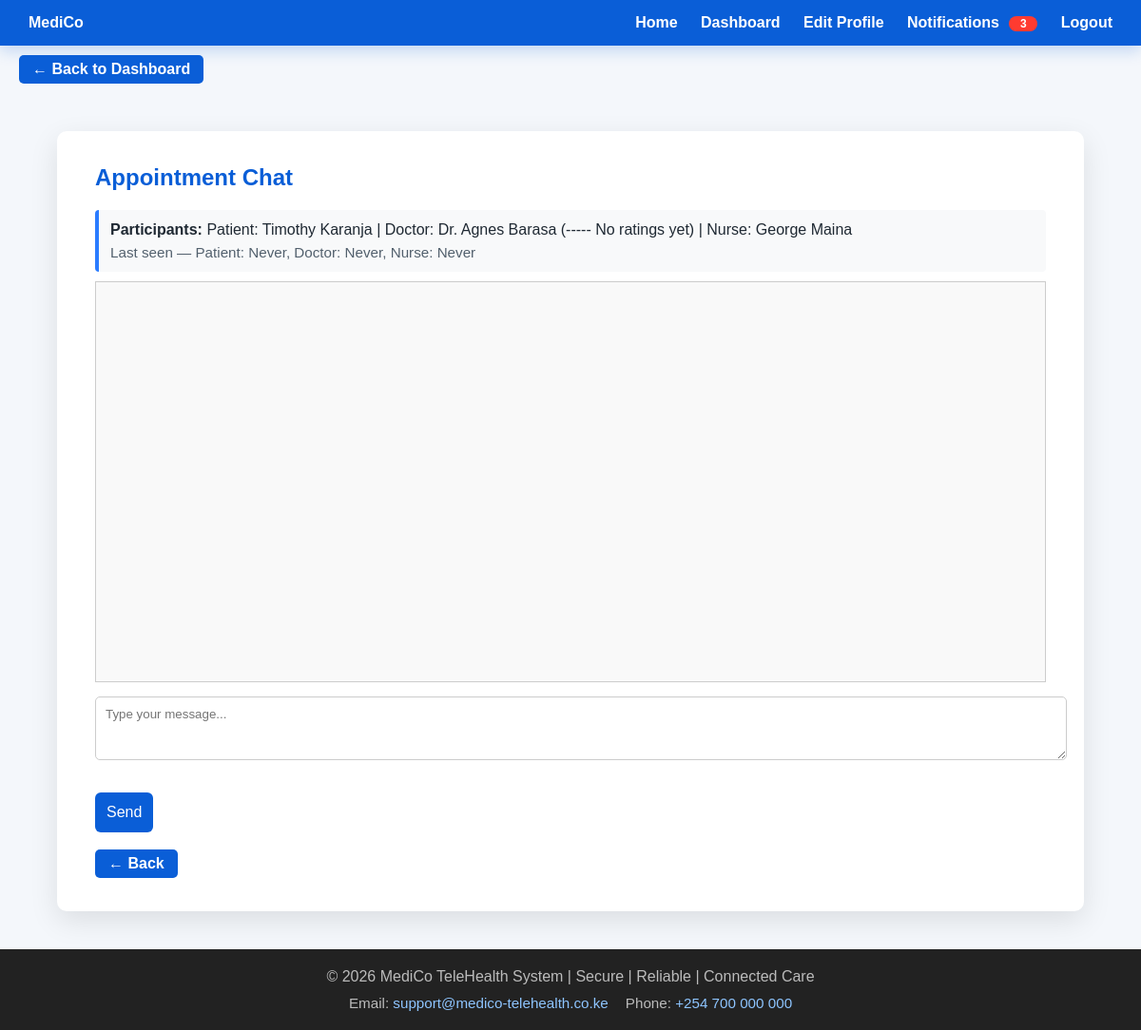
Page /appointments/appointment_chat.php?aid=1 (signed in) on the committed database.
### tables this page shows
CREATE TABLE `appointments` (
  `AppID` int NOT NULL AUTO_INCREMENT,
  `PatientID` varchar(15) NOT NULL,
  `DoctorID` varchar(15) DEFAULT NULL,
  `NurseID` varchar(15) DEFAULT NULL,
  `AppointmentDate` datetime NOT NULL,
  `DurationMinutes` int NOT NULL DEFAULT '20',
  `ReasonCategory` varchar(150) NOT NULL,
  `ReasonText` text NOT NULL,
  `DoctorRejectedAt` datetime DEFAULT NULL,
  `DoctorRejectionReason` varchar(255) DEFAULT NULL,
  `Status` enum('Pending','AwaitingPatientApproval','Confirmed','Cancelled','Completed') DEFAULT 'Pending',
  `Notes` text,
  `CreatedAt` datetime DEFAULT CURRENT_TIMESTAMP,
  `UpdatedAt` datetime NOT NULL DEFAULT CURRENT_TIMESTAMP ON UPDATE CURRENT_TIMESTAMP,
  PRIMARY KEY (`AppID`),
  KEY `idx_appt_patient_time` (`PatientID`,`AppointmentDate`),
  KEY `idx_appt_doctor_time` (`DoctorID`,`AppointmentDate`),
  KEY `idx_appt_nurse_time` (`NurseID`,`AppointmentDate`),
  KEY `idx_appt_status` (`Status`),
  CONSTRAINT `appointments_ibfk_1` FOREIGN KEY (`PatientID`) REFERENCES `patients` (`PatientID`) ON DELETE CASCADE ON UPDATE CASCADE,
  CONSTRAINT `appointments_ibfk_2` FOREIGN KEY (`DoctorID`) REFERENCES `doctors` (`DoctorID`) ON DELETE SET NULL ON UPDATE CASCADE,
  CONSTRAINT `appointments_ibfk_3` FOREIGN KEY (`NurseID`) REFERENCES `nurses` (`NurseID`) ON DELETE SET NULL ON UPDATE CASCADE
);

CREATE TABLE `patients` (
  `PatientID` varchar(15) NOT NULL,
  `FName` varchar(300) NOT NULL,
  `DOB` date NOT NULL,
  `Gender` varchar(15) NOT NULL,
  `NatID_PP` varchar(20) NOT NULL,
  `PhoneNum` varchar(15) NOT NULL,
  `Email` varchar(500) DEFAULT NULL,
  `NOKName` varchar(300) DEFAULT NULL,
  `NOKPhoneNum` varchar(15) DEFAULT NULL,
  `NOKEmail` varchar(500) DEFAULT NULL,
  `SHAnum` varchar(50) DEFAULT NULL,
  `InsuranceProvider` varchar(100) DEFAULT NULL,
  `PolicyNum` varchar(50) DEFAULT NULL,
  `CreatedAt` datetime NOT NULL DEFAULT CURRENT_TIMESTAMP,
  `UpdatedAt` datetime NOT NULL DEFAULT CURRENT_TIMESTAMP ON UPDATE CURRENT_TIMESTAMP,
  PRIMARY KEY (`PatientID`),
  UNIQUE KEY `PolicyNum` (`PolicyNum`),
  CONSTRAINT `patients_ibfk_1` FOREIGN KEY (`PatientID`) REFERENCES `users` (`UserID`) ON DELETE CASCADE ON UPDATE CASCADE
);

CREATE TABLE `doctors` (
  `DoctorID` varchar(15) NOT NULL,
  `HospitalID` varchar(15) NOT NULL,
  `FName` varchar(300) NOT NULL,
  `DOB` date NOT NULL,
  `Gender` varchar(15) NOT NULL,
  `NatID_PP` varchar(20) NOT NULL,
  `PhoneNum` varchar(15) NOT NULL,
  `Email` varchar(500) NOT NULL,
  `LicenseNum` varchar(20) NOT NULL,
  `Specialization` varchar(150) DEFAULT NULL,
  `ExperienceYears` int DEFAULT NULL,
  `CreatedAt` datetime NOT NULL DEFAULT CURRENT_TIMESTAMP,
  `UpdatedAt` datetime NOT NULL DEFAULT CURRENT_TIMESTAMP ON UPDATE CURRENT_TIMESTAMP,
  PRIMARY KEY (`DoctorID`),
  UNIQUE KEY `NatID_PP` (`NatID_PP`),
  UNIQUE KEY `PhoneNum` (`PhoneNum`),
  UNIQUE KEY `Email` (`Email`),
  UNIQUE KEY `LicenseNum` (`LicenseNum`),
  KEY `idx_doctors_hospital` (`HospitalID`),
  KEY `Specialization` (`Specialization`),
  CONSTRAINT `doctors_ibfk_1` FOREIGN KEY (`DoctorID`) REFERENCES `users` (`UserID`) ON DELETE CASCADE ON UPDATE CASCADE,
  CONSTRAINT `doctors_ibfk_2` FOREIGN KEY (`HospitalID`) REFERENCES `hospitals` (`HospitalID`) ON DELETE RESTRICT ON UPDATE CASCADE,
  CONSTRAINT `doctors_ibfk_3` FOREIGN KEY (`Specialization`) REFERENCES `doctor_specializations` (`DoctorSpecName`) ON DELETE RESTRICT ON UPDATE CASCADE
);

CREATE TABLE `nurses` (
  `NurseID` varchar(15) NOT NULL,
  `HospitalID` varchar(15) NOT NULL,
  `FName` varchar(300) NOT NULL,
  `DOB` date NOT NULL,
  `Gender` varchar(15) NOT NULL,
  `NatID_PP` varchar(20) NOT NULL,
  `PhoneNum` varchar(15) NOT NULL,
  `Email` varchar(500) NOT NULL,
  `LicenseNum` varchar(20) NOT NULL,
  `Specialization` varchar(100) DEFAULT NULL,
  `CreatedAt` datetime NOT NULL DEFAULT CURRENT_TIMESTAMP,
  `UpdatedAt` datetime NOT NULL DEFAULT CURRENT_TIMESTAMP ON UPDATE CURRENT_TIMESTAMP,
  PRIMARY KEY (`NurseID`),
  UNIQUE KEY `NatID_PP` (`NatID_PP`),
  UNIQUE KEY `PhoneNum` (`PhoneNum`),
  UNIQUE KEY `Email` (`Email`),
  UNIQUE KEY `LicenseNum` (`LicenseNum`),
  KEY `idx_nurses_hospital` (`HospitalID`),
  CONSTRAINT `nurses_ibfk_1` FOREIGN KEY (`NurseID`) REFERENCES `users` (`UserID`) ON DELETE CASCADE ON UPDATE CASCADE,
  CONSTRAINT `nurses_ibfk_2` FOREIGN KEY (`HospitalID`) REFERENCES `hospitals` (`HospitalID`) ON DELETE RESTRICT ON UPDATE CASCADE
);

### functions.php (called while the page is built, shortened)
<?php
function getChatReads($pdo, $chatType, $chatID, $userIDs) {
    $placeholders = implode(',', array_fill(0, count($userIDs), '?'));
    $sql = "SELECT UserID, LastReadAt
            FROM chat_reads
            WHERE ChatType = ?
              AND ChatID = ?
              AND UserID IN ($placeholders)";
    $stmt = $pdo->prepare($sql);
    $stmt->execute(array_merge([$chatType, $chatID], $userIDs));
    $rows = $stmt->fetchAll(PDO::FETCH_ASSOC);
    $map = [];
    return $map;
}
function getAppointmentChatContext($pdo, $appointmentID, $userID, $role) {
    $appointmentID = trim((string)$appointmentID);
    $stmt = $pdo->prepare(
        "SELECT a.AppID, a.PatientID, a.DoctorID, a.NurseID,
                p.FName AS PatientName,
                d.FName AS DoctorName,
                n.FName AS NurseName,
                up.Uname AS PatientUname,
                ud.Uname AS DoctorUname,
                un.Uname AS NurseUname
         FROM appointments a
         LEFT JOIN patients p ON a.PatientID = p.PatientID
         LEFT JOIN doctors d ON a.DoctorID = d.DoctorID
         LEFT JOIN nurses n ON a.NurseID = n.NurseID
         LEFT JOIN users up ON a.PatientID = up.UserID
         LEFT JOIN users ud ON a.DoctorID = ud.UserID
         LEFT JOIN users un ON a.NurseID = un.UserID
         WHERE a.AppID = :aid"
    );
    $stmt->execute([':aid' => $appointmentID]);
    $appt = $stmt->fetch(PDO::FETCH_ASSOC);
    $labInfo = null;
    if ($role === 'Patient' && $appt['PatientID'] === $userID) {
        $allowed = true;
    } elseif ($role === 'Doctor' && $appt['DoctorID'] === $userID) {
        $allowed = true;
    } elseif ($role === 'Nurse' && $appt['NurseID'] === $userID) {
        $allowed = true;
    }
    return [
        'allowed' => true,
        'appointment' => $appt,
        'participants' => [
            'Patient' => $appt['PatientName'] ?: ($appt['PatientUname'] ?: '-'),
            'Doctor' => $appt['DoctorName'] ?: ($appt['DoctorUname'] ?: '-'),
            'Nurse' => $appt['NurseName'] ?: ($appt['NurseUname'] ?: '-')
        ],
        'lab' => $labInfo
    ];
}
function getEntityRatingsMap($pdo, $ratingType) {
    $ratingType = trim((string)$ratingType);
    $stmt = $pdo->prepare(
        "SELECT EntityID, AVG(RatingValue) AS AvgRating, COUNT(*) AS RatingCount
         FROM ratings
         WHERE EntityType = :type
         GROUP BY EntityID"
    );
    $stmt->execute([':type' => $ratingType]);
    $rows = $stmt->fetchAll(PDO::FETCH_ASSOC);
    $map = [];
    foreach ($rows as $row) {
        $entityID = (string)$row['EntityID'];
        $map[$entityID] = [
            'avg' => isset($row['AvgRating']) ? (float)$row['AvgRating'] : 0.0,
            'count' => isset($row['RatingCount']) ? (int)$row['RatingCount'] : 0
        ];
    }
    return $map;
}
function formatEntityRatingLabel($ratingInfo) {
    if (!is_array($ratingInfo)) {
        return "----- No ratings yet";
    }
    $count = (int)($ratingInfo['count'] ?? 0);
    $avg = (float)($ratingInfo['avg'] ?? 0);
    $rounded = (int)round($avg);
    $stars = str_repeat('*', $rounded) . str_repeat('-', 5 - $rounded);
    return $stars . " " . number_format($avg, 1) . "/5 (" . $count . ")";
}
?>

### appointments/appointment_chat.php (the view, shortened to what this page needs)
<?php
require "../db.php";
require "../functions.php";
$appointmentID = $_GET['aid'] ?? '';
$ctx = getAppointmentChatContext($pdo, $appointmentID, $_SESSION['user_id'], $_SESSION['role']);
$participants = $ctx['participants'];
$appt = $ctx['appointment'];
$doctorRatings = getEntityRatingsMap($pdo, 'Doctor');
$labRatings = getEntityRatingsMap($pdo, 'Lab');
$role = $_SESSION['role'];
$backUrl = '../doctor/doctor_appointments.php';
if ($role === 'Patient') {
    $backUrl = '../patient/patient_my_appointments.php';
} elseif ($role === 'Nurse') {
    $backUrl = '../nurse/nurse_appointments.php';
}
$participantIds = array_values(array_filter([
    $appt['PatientID'],
    $appt['DoctorID'],
    $appt['NurseID']
]));
$readsMap = getChatReads($pdo, 'appointment', (int)$appointmentID, $participantIds);
function formatLastSeen($ts) {
    if (!$ts) return 'Never';
    return date('d-m-Y H:i', strtotime($ts));
}
?>
<?php
include "../header.php"; ?>
<main class="main-content">
<div class="profile-container">
    <h2>Appointment Chat</h2>
    <div class="note-box">
        <strong>Participants:</strong>
        Patient: <?= htmlspecialchars($participants['Patient']) ?> |
        Doctor: <?= htmlspecialchars($participants['Doctor']) ?>
        <?php if (!empty($appt['DoctorID'])): ?>
            (<?= htmlspecialchars(formatEntityRatingLabel($doctorRatings[$appt['DoctorID']] ?? null)) ?>)
        <?php endif; ?> |
        Nurse: <?= htmlspecialchars($participants['Nurse']) ?>
        <div class="hint chat-last-seen">
            Last seen &mdash;
            Patient: <?= htmlspecialchars(formatLastSeen($readsMap[$appt['PatientID']] ?? null)) ?>,
            Doctor: <?= htmlspecialchars(formatLastSeen($readsMap[$appt['DoctorID']] ?? null)) ?>,
            Nurse: <?= htmlspecialchars(formatLastSeen($readsMap[$appt['NurseID']] ?? null)) ?>
        </div>
    </div>
    <div id="chatBox" class="chat-messages"></div>
    <form id="chatForm" class="chat-compose-form">
        <textarea name="message" rows="3" class="message-input" data-capitalize="sentences" placeholder="Type your message..."></textarea>
        <input type="submit" value="Send" class="send-message-button">
    </form>
    <br>
    <a href="<?= htmlspecialchars($backUrl) ?>" class="btn btn-view" onclick="if (window.history.length > 1) { window.history.back(); return false; }">&larr; Back</a>
</div>
</main>
<?php
include "../footer.php"; ?>

### css/style.css (style rules this page uses)
html, body { height: 100%; }
body { margin: 0; display: flex; flex-direction: column; font-family: Arial, Helvetica, sans-serif; background: #f4f7fb; color: #1f2933; }
.main-content { flex: 1; padding: 40px 12px; }
a.btn, a.home-btn, .home-btn { text-decoration: none; }
.profile-container { max-width: 1000px; margin: 0 auto; background: #fff; padding: 35px 40px; border-radius: 10px; box-shadow: 0 10px 30px rgba(0,0,0,0.1); }
.profile-container h2, .dashboard-container h2 { margin-top: 0; color: #0a5ed7; }
.profile-container input[type="submit"] { margin-top: 30px; background: #0a5ed7; color: #fff; border: none; padding: 12px; font-size: 16px; border-radius: 6px; cursor: pointer; }
.hint { color: #52606d; font-size: 0.95em; }
.btn { display: inline-flex; align-items: center; justify-content: center; padding: 6px 14px; border-radius: 5px; border: none; cursor: pointer; font-weight: bold; text-align: center; transition: transform 0.15s ease, box-shadow 0.15s ease; }
.btn-view { background:#0a5ed7; color:white; }
textarea { border: 1px solid #ccc; border-radius: 5px; padding: 8px; font-family: Arial, sans-serif; }
.note-box { background: #f8f9fa; border-left: 4px solid #2b7cff; padding: 12px; margin-bottom: 10px; border-radius: 4px; }
textarea { width: 100%; padding: 10px; }
.chat-last-seen { margin-top: 6px; }
.chat-messages { height: 400px; overflow-y: auto; border: 1px solid #ccc; padding: 10px; background: #f9f9f9; }
.chat-compose-form { margin-top: 15px; }
.message-input { width: 100%; }
.send-message-button { margin-top: 5px; background: #0a5ed7; color: #fff; border: none; padding: 8px 12px; cursor: pointer; }

### rows in the picture
appointments: PatientID.FName "Timothy Karanja", DoctorID.FName "Dr. Agnes Barasa", DoctorID "----- No ratings yet", NurseID.FName "George Maina", PatientID "Never", DoctorID "Never", NurseID "Never"

### other values in the picture
$notifCount "3"
